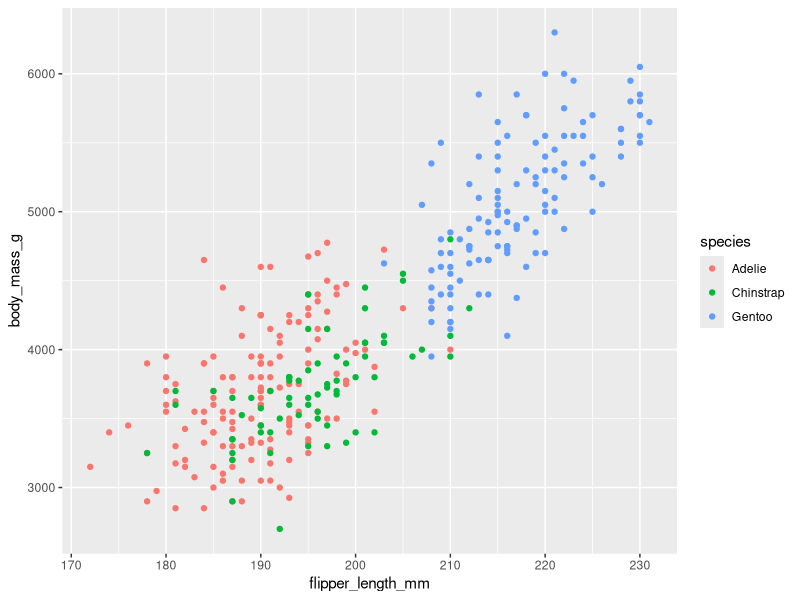
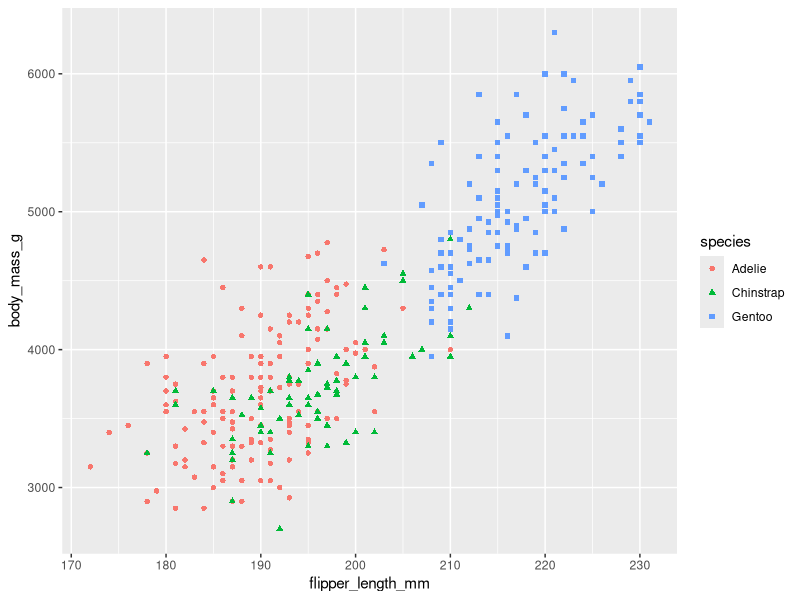
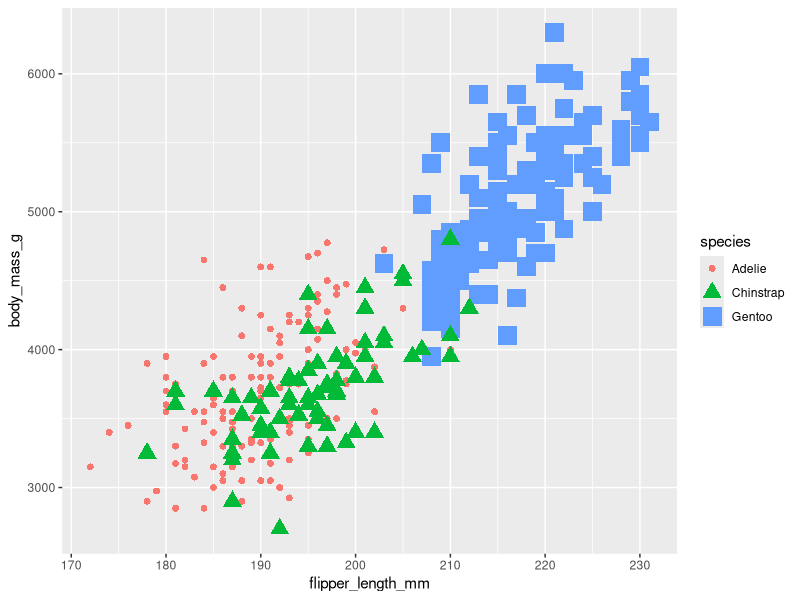
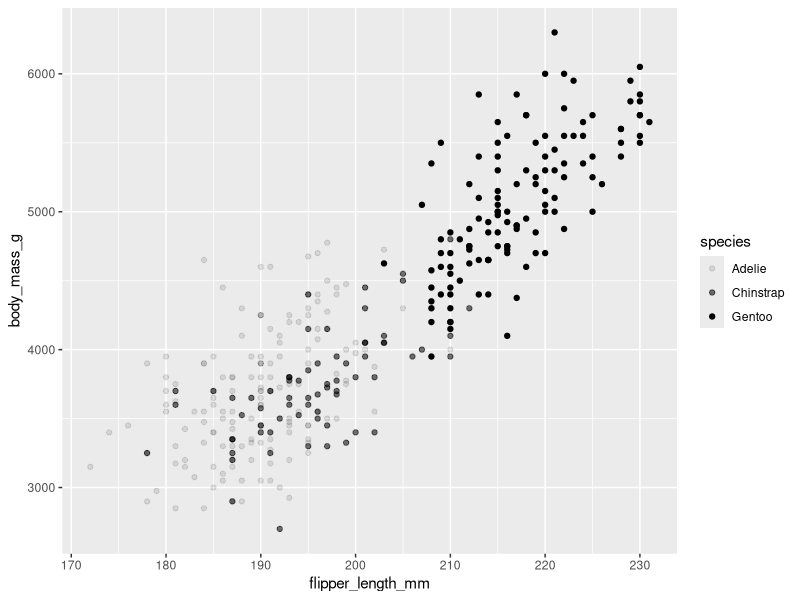
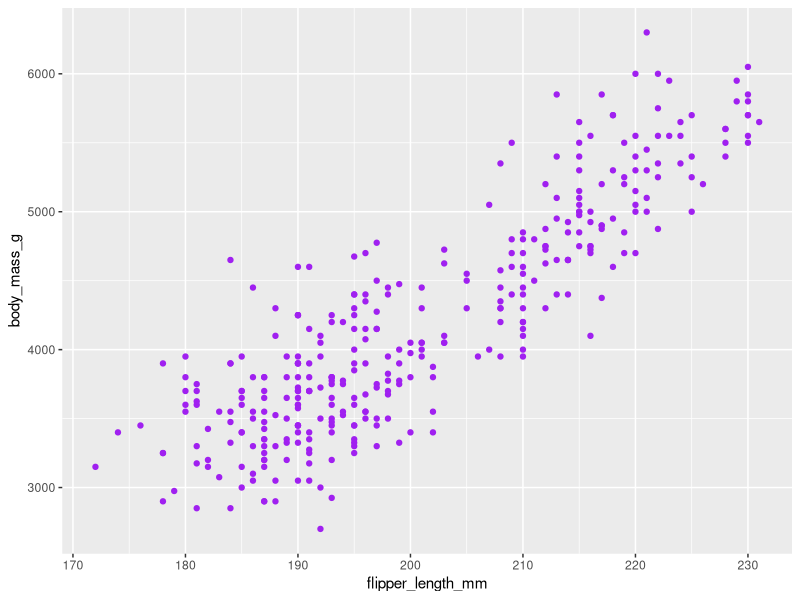

Write R code to recreate these figures, in order.
# Fundamentos en R: Mejoras a visualizaciones en R

# Estética: propiedad visual de una gráfica. Los puntos en una gráfica, por
# ejemplo, pueden tener diferentes formas
library(ggplot2)
library(palmerpenguins)

# La siguiente gráfica añade un color distinto para cada especie de pinguino.
# Se observa que los pinguinos Gentoo son los más robustos y con mayores aletas.
ggplot(data = penguins) +
  geom_point(mapping = aes(x = flipper_length_mm, y = body_mass_g, color = species))

# Adicionalmente, podemos resaltar cada tipo de observación (Adelia, Chinstrap
# y Gentoo) con una figura geométrica usando shape. Una variable se puede usar
# para más de una estética.
ggplot(data = penguins) +
  geom_point(mapping = aes(x = flipper_length_mm, y = body_mass_g, color = species, shape = species))

# Si usamos como tercer parámetro de estética la especie, cada forma coloreada
# tendrá un tamaño distinto
ggplot(data = penguins) +
  geom_point(mapping = aes(x = flipper_length_mm, y = body_mass_g, color = species, shape = species, size = species))

# Podemos modificar el canal alpha de los colores usados para añadir o quitar transparencia
ggplot(data = penguins) +
  geom_point(mapping = aes(x = flipper_length_mm, y = body_mass_g, alpha = species))

# También puede añadirse una estética de forma global a todo el gráfico. Estas
# configuraciones globales se añaden fuera de la función aes().
ggplot(data = penguins) +
  geom_point(mapping = aes(x = flipper_length_mm, y = body_mass_g), color = "purple")

# 3 configuraciones básicas de estética: color, tamaño y forma.